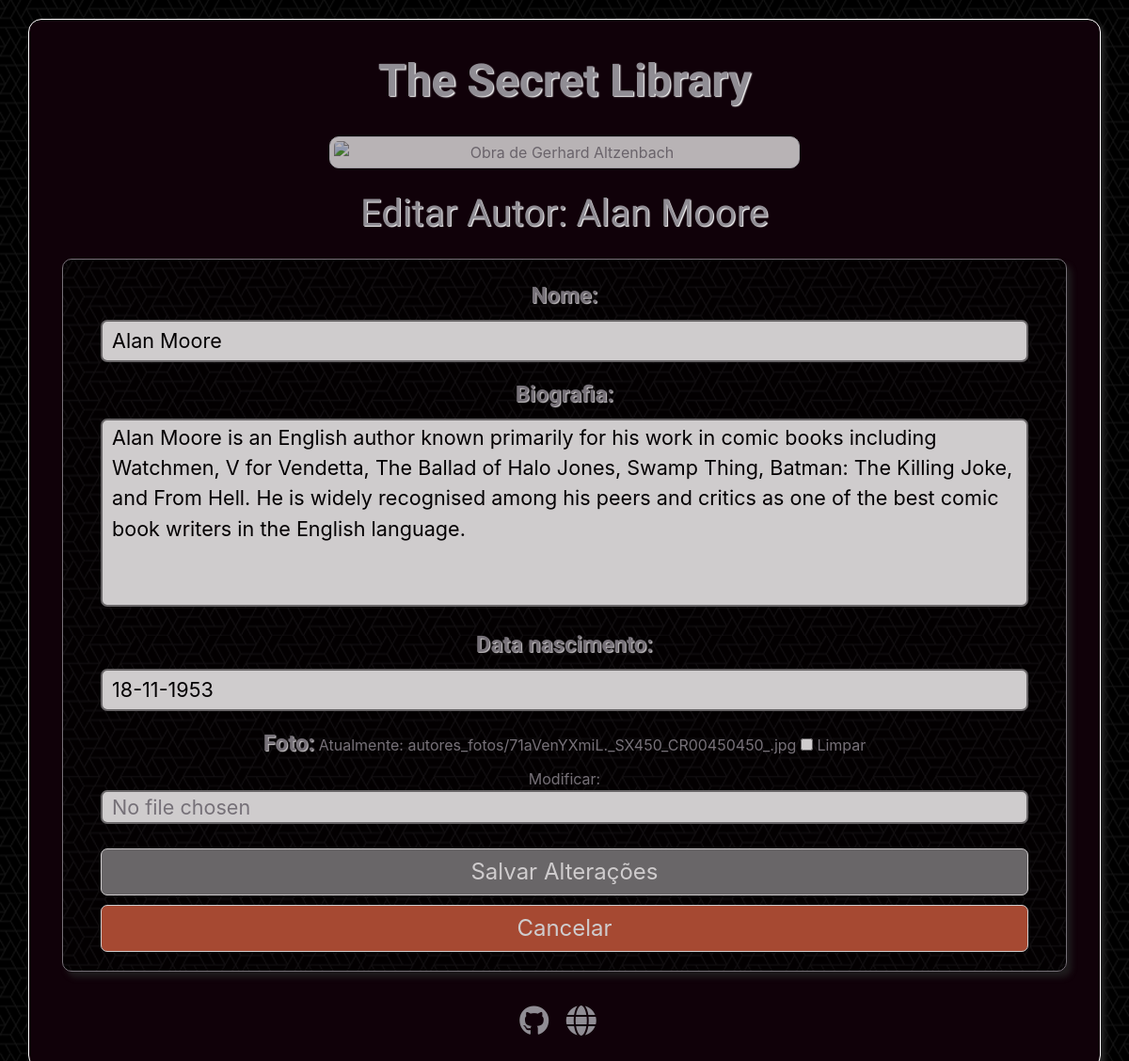
Page /editar_autor/68/ (signed in) on the committed database.
### library/models.py (models this page shows, shortened)
class Autor(models.Model):
    nome = models.CharField(max_length=100)
    biografia = models.TextField(blank=True, null=True)
    data_nascimento = models.DateField(blank=True, null=True)
    foto = models.ImageField(upload_to='autores_fotos/', blank=True, null=True, default='author.png')
    usuario = models.ForeignKey(User, on_delete=models.CASCADE)

### library/views.py (the view)
# urls.py: path('editar_autor/<int:autor_id>/', views.editar_autor, name='editar_autor'),
@login_required
def editar_autor(request, autor_id):
    autor = get_object_or_404(Autor, pk=autor_id)
    if request.user != autor.usuario:
        messages.error(request, 'Você não tem permissão para editar este autor.')
        return redirect('autores')
    if request.method == 'POST':
        form = AutorForm(request.POST, request.FILES, instance=autor)
        if form.is_valid():
            autor = form.save(commit=False)  # Salvando o autor sem commit
            autor.save()  # Salvando o autor no banco de dados
            messages.success(request, f'Autor {autor.nome} alterado com sucesso!')
            return redirect('detalhes_autor', autor_id=autor_id)
    else:
        form = AutorForm(instance=autor)
    return render(request, 'editar_autor.html', {'form': form, 'autor': autor})

### library/forms.py
class AutorForm(forms.ModelForm):
    data_nascimento = forms.DateField(
        widget=forms.DateInput(format='%d-%m-%Y', attrs={'placeholder': '25-12-1900'}),
        input_formats=('%d-%m-%Y',)
    )
    class Meta:
        model = Autor
        fields = ['nome', 'biografia', 'data_nascimento', 'foto']
        widgets = {
            'nome': forms.TextInput(attrs={'placeholder': 'Nome do Autor'}),
            'biografia': forms.Textarea(attrs={'placeholder': 'Biografia do Autor'})
        }

### library/templates/editar_autor.html (shortened to what this page needs)
{% extends 'base.html' %}
{% load static %}
{% block content %}
<h1 class="text-default mt-4 mb-4">Editar Autor: {{ autor.nome }}</h1>
<div class="editar-autor-div">
  <form id="editar-autor-form" method="post" enctype="multipart/form-data">
      {{ form.as_p }}
      <button id="submit-btn" type="submit">Salvar Alterações</button>
      <a href="{% url 'detalhes_autor' autor.id %}" id="cancel-btn" type="submit">Cancelar</a>
  </form>
</div>
<br>
{% endblock %}

### library/static/css/styles.css (style rules this page uses)
body { background-image: url(/static/images/dark.png); }
a { text-decoration: none !important; color: #908D94 !important; }
.text-default { font-family: "Luxurious Roman", serif; text-shadow: 1px 1px 1px #ffffff; }
.autor-div, .livro-div, .livros-div, .pesquisar-autor-div, .pesquisar-livro-div, .adicionar-autor-div, .editar-autor-div, .adicionar-pensamento-div, .pensamentos-div, .editar-pensamento-div, .adicionar-livro-div, .editar-livro-div, .comentario-div, .adicionar-comentario-div, .editar-comentario-div, .pesquisar-editora-div, .adicionar-editora-div, .editar-editoar-div, .editar-infos-div { padding: 20px 40px; margin-left: 20px; margin-right: 20px; border: 1px solid #908d94; opacity: 0.8; box-shadow: 5px 6px 6px #222222; border-radius: 10px; background-image: url(/static/images/dark.png); }
#search-input, #id_nome, #id_biografia, #id_data_nascimento, #id_foto, #id_capa, #id_texto, #id_titulo, #id_autor, #id_editora, #id_categoria, #id_sinopse, #id_data_publicacao, #id_isbn, #id_link, #id_website, #id_username, #id_password, #id_password1, #id_password2, #id_bio, #id_birth_date, #id_avatar, #id_email, #id_old_password, #id_new_password1, #id_new_password2, #id_corpo, #id_assunto, #id_destinatario, #id_obra, #chartSelect { width: 100%; font-size: 1.35rem; border-radius: 7px; height: 45px; outline: none; border: 2px solid gray; padding-left: 10px; }
#id_foto, #id_capa, #id_avatar, #id_obra { height: 36px; background-color: white; }
#id_biografia, #id_texto, #id_sinopse, #id_bio, #id_corpo { height: 200px; resize: none; }
label[for=id_nome], label[for=id_biografia], label[for=id_data_nascimento], label[for=id_foto], label[for=id_capa], label[for=id_texto], label[for=id_titulo], label[for=id_autor], label[for=id_editora], label[for=id_categoria], label[for=id_sinopse], label[for=id_data_publicacao], label[for=id_isbn], label[for=id_link], label[for="id_website"], label[for="id_username"], label[for="id_password"], label[for="id_password1"], label[for="id_password2"], label[for="id_birth_date"], label[for="id_bio"], label[for="id_avatar"], label[for="id_email"], label[for="id_livro"], label[for="id_old_password"], label[for="id_new_password1"], label[for="id_new_password2"], label[for="id_assunto"], label[for="id_corpo"], label[for="id_destinatario"], label[for="id_obra"] { font-size: 1.5rem; font-family: "Luxurious Roman", serif; font-weight: bold; text-shadow: 1px 1px 1px #ffffff; }
#search-author-btn, #submit-btn, #save-pensamento-button, #search-livro-btn, #save-comentario-button, #search-editora-btn, #save-editora-btn, #cancel-btn { width: 100%; margin-top: 10px; outline: none; background-color: gray !important; color: white; border: 1px solid white !important; border-radius: 7px; font-size: 1.5rem; padding: 6px 0px; }
#cancel-btn { background-color: #cc5c3d !important; color: white !important; }

### rows in the picture
Autor: nome "Alan Moore", biografia "Alan Moore is an English author known primarily for his work in comic books including Watchmen, V for Vendetta, The Ballad of Halo Jones, Swamp Thing, Batman: The Killing Joke, and From Hell. He is widely recognised among his peers and critics as one of the best comic book writers in the English language.", data_nascimento "18-11-1953"
